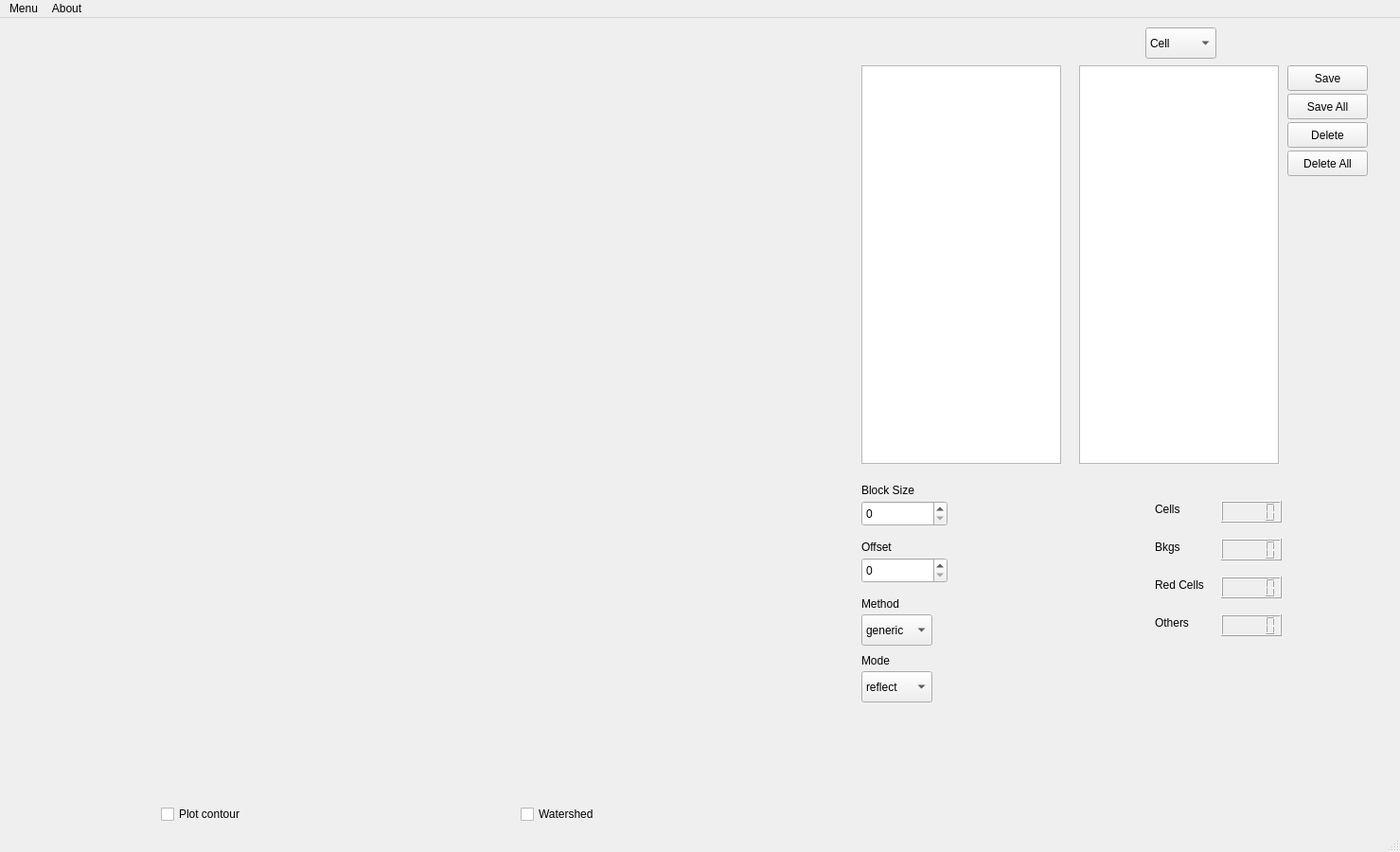
<?xml version="1.0" encoding="UTF-8"?>
<ui version="4.0">
 <class>MainWindow</class>
 <widget class="QMainWindow" name="MainWindow">
  <property name="geometry">
   <rect>
    <x>0</x>
    <y>0</y>
    <width>1479</width>
    <height>900</height>
   </rect>
  </property>
  <property name="windowTitle">
   <string>MainWindow</string>
  </property>
  <widget class="QWidget" name="centralwidget">
   <widget class="QComboBox" name="typeChooser">
    <property name="geometry">
     <rect>
      <x>1210</x>
      <y>10</y>
      <width>75</width>
      <height>33</height>
     </rect>
    </property>
    <item>
     <property name="text">
      <string>Cell</string>
     </property>
    </item>
    <item>
     <property name="text">
      <string>Background</string>
     </property>
    </item>
    <item>
     <property name="text">
      <string>Red cell</string>
     </property>
    </item>
    <item>
     <property name="text">
      <string>Other</string>
     </property>
    </item>
   </widget>
   <widget class="QListWidget" name="imagesList">
    <property name="geometry">
     <rect>
      <x>910</x>
      <y>50</y>
      <width>211</width>
      <height>421</height>
     </rect>
    </property>
   </widget>
   <widget class="QPushButton" name="deleteContourButton">
    <property name="geometry">
     <rect>
      <x>1360</x>
      <y>110</y>
      <width>85</width>
      <height>27</height>
     </rect>
    </property>
    <property name="text">
     <string>Delete</string>
    </property>
   </widget>
   <widget class="QPushButton" name="saveContourButton">
    <property name="geometry">
     <rect>
      <x>1360</x>
      <y>50</y>
      <width>85</width>
      <height>27</height>
     </rect>
    </property>
    <property name="text">
     <string>Save</string>
    </property>
   </widget>
   <widget class="QPushButton" name="deleteAllContourButton">
    <property name="geometry">
     <rect>
      <x>1360</x>
      <y>140</y>
      <width>85</width>
      <height>27</height>
     </rect>
    </property>
    <property name="text">
     <string>Delete All</string>
    </property>
   </widget>
   <widget class="QPushButton" name="saveAllContourButton">
    <property name="geometry">
     <rect>
      <x>1360</x>
      <y>80</y>
      <width>85</width>
      <height>27</height>
     </rect>
    </property>
    <property name="text">
     <string>Save All</string>
    </property>
   </widget>
   <widget class="QCheckBox" name="waterButton">
    <property name="geometry">
     <rect>
      <x>550</x>
      <y>830</y>
      <width>101</width>
      <height>22</height>
     </rect>
    </property>
    <property name="text">
     <string>Watershed</string>
    </property>
   </widget>
   <widget class="QCheckBox" name="contourButton">
    <property name="geometry">
     <rect>
      <x>170</x>
      <y>830</y>
      <width>101</width>
      <height>22</height>
     </rect>
    </property>
    <property name="text">
     <string>Plot contour</string>
    </property>
   </widget>
   <widget class="QListWidget" name="contoursList">
    <property name="geometry">
     <rect>
      <x>1140</x>
      <y>50</y>
      <width>211</width>
      <height>421</height>
     </rect>
    </property>
   </widget>
   <widget class="QWidget" name="gridLayoutWidget">
    <property name="geometry">
     <rect>
      <x>10</x>
      <y>50</y>
      <width>881</width>
      <height>421</height>
     </rect>
    </property>
    <layout class="QGridLayout" name="topLay">
     <property name="horizontalSpacing">
      <number>6</number>
     </property>
     <property name="verticalSpacing">
      <number>0</number>
     </property>
    </layout>
   </widget>
   <widget class="QWidget" name="gridLayoutWidget_2">
    <property name="geometry">
     <rect>
      <x>10</x>
      <y>480</y>
      <width>881</width>
      <height>341</height>
     </rect>
    </property>
    <layout class="QGridLayout" name="botLay" columnstretch="0">
     <property name="horizontalSpacing">
      <number>5</number>
     </property>
     <property name="verticalSpacing">
      <number>0</number>
     </property>
    </layout>
   </widget>
   <widget class="QSpinBox" name="blockSizeSpinBox">
    <property name="geometry">
     <rect>
      <x>910</x>
      <y>510</y>
      <width>91</width>
      <height>27</height>
     </rect>
    </property>
   </widget>
   <widget class="QLabel" name="blockSizeLabel">
    <property name="geometry">
     <rect>
      <x>910</x>
      <y>490</y>
      <width>56</width>
      <height>17</height>
     </rect>
    </property>
    <property name="text">
     <string>Block Size</string>
    </property>
   </widget>
   <widget class="QLabel" name="methodLabel">
    <property name="geometry">
     <rect>
      <x>910</x>
      <y>610</y>
      <width>56</width>
      <height>17</height>
     </rect>
    </property>
    <property name="text">
     <string>Method</string>
    </property>
   </widget>
   <widget class="QComboBox" name="methodComboBox">
    <property name="geometry">
     <rect>
      <x>910</x>
      <y>630</y>
      <width>75</width>
      <height>33</height>
     </rect>
    </property>
    <item>
     <property name="text">
      <string>generic</string>
     </property>
    </item>
    <item>
     <property name="text">
      <string>gaussian</string>
     </property>
    </item>
    <item>
     <property name="text">
      <string>mean</string>
     </property>
    </item>
    <item>
     <property name="text">
      <string>median</string>
     </property>
    </item>
   </widget>
   <widget class="QSpinBox" name="offsetSpinBox">
    <property name="geometry">
     <rect>
      <x>910</x>
      <y>570</y>
      <width>91</width>
      <height>27</height>
     </rect>
    </property>
   </widget>
   <widget class="QLabel" name="offsetLabel">
    <property name="geometry">
     <rect>
      <x>910</x>
      <y>550</y>
      <width>56</width>
      <height>17</height>
     </rect>
    </property>
    <property name="text">
     <string>Offset</string>
    </property>
   </widget>
   <widget class="QLCDNumber" name="lcdCells">
    <property name="geometry">
     <rect>
      <x>1290</x>
      <y>510</y>
      <width>64</width>
      <height>23</height>
     </rect>
    </property>
   </widget>
   <widget class="QLCDNumber" name="lcdBkgs">
    <property name="geometry">
     <rect>
      <x>1290</x>
      <y>550</y>
      <width>64</width>
      <height>23</height>
     </rect>
    </property>
   </widget>
   <widget class="QLCDNumber" name="lcdRedCells">
    <property name="geometry">
     <rect>
      <x>1290</x>
      <y>590</y>
      <width>64</width>
      <height>23</height>
     </rect>
    </property>
   </widget>
   <widget class="QLCDNumber" name="lcdOthers">
    <property name="geometry">
     <rect>
      <x>1290</x>
      <y>630</y>
      <width>64</width>
      <height>23</height>
     </rect>
    </property>
   </widget>
   <widget class="QLabel" name="cellsCounterLabel">
    <property name="geometry">
     <rect>
      <x>1220</x>
      <y>510</y>
      <width>56</width>
      <height>17</height>
     </rect>
    </property>
    <property name="text">
     <string>Cells</string>
    </property>
   </widget>
   <widget class="QLabel" name="bkgsCounterLabel">
    <property name="geometry">
     <rect>
      <x>1220</x>
      <y>550</y>
      <width>56</width>
      <height>17</height>
     </rect>
    </property>
    <property name="text">
     <string>Bkgs</string>
    </property>
   </widget>
   <widget class="QLabel" name="redCellsCounterLabel">
    <property name="geometry">
     <rect>
      <x>1220</x>
      <y>590</y>
      <width>56</width>
      <height>17</height>
     </rect>
    </property>
    <property name="text">
     <string>Red Cells</string>
    </property>
   </widget>
   <widget class="QLabel" name="OthersCounterLabel">
    <property name="geometry">
     <rect>
      <x>1220</x>
      <y>630</y>
      <width>56</width>
      <height>17</height>
     </rect>
    </property>
    <property name="text">
     <string>Others</string>
    </property>
   </widget>
   <widget class="QComboBox" name="modeComboBox">
    <property name="geometry">
     <rect>
      <x>910</x>
      <y>690</y>
      <width>75</width>
      <height>33</height>
     </rect>
    </property>
    <item>
     <property name="text">
      <string>reflect</string>
     </property>
    </item>
    <item>
     <property name="text">
      <string>constant</string>
     </property>
    </item>
    <item>
     <property name="text">
      <string>nearest</string>
     </property>
    </item>
    <item>
     <property name="text">
      <string>mirror</string>
     </property>
    </item>
    <item>
     <property name="text">
      <string>wrap</string>
     </property>
    </item>
   </widget>
   <widget class="QLabel" name="modeLabel">
    <property name="geometry">
     <rect>
      <x>910</x>
      <y>670</y>
      <width>56</width>
      <height>17</height>
     </rect>
    </property>
    <property name="text">
     <string>Mode</string>
    </property>
   </widget>
  </widget>
  <widget class="QMenuBar" name="menubar">
   <property name="geometry">
    <rect>
     <x>0</x>
     <y>0</y>
     <width>1479</width>
     <height>27</height>
    </rect>
   </property>
   <widget class="QMenu" name="menuMenu">
    <property name="title">
     <string>Menu</string>
    </property>
    <addaction name="actionClose"/>
   </widget>
   <widget class="QMenu" name="menuAbout">
    <property name="title">
     <string>About</string>
    </property>
    <addaction name="actionHelp"/>
   </widget>
   <addaction name="menuMenu"/>
   <addaction name="menuAbout"/>
  </widget>
  <widget class="QStatusBar" name="statusbar"/>
  <action name="actionClose">
   <property name="text">
    <string>Close</string>
   </property>
  </action>
  <action name="actionHelp">
   <property name="text">
    <string>Help</string>
   </property>
  </action>
 </widget>
 <resources/>
 <connections/>
</ui>
